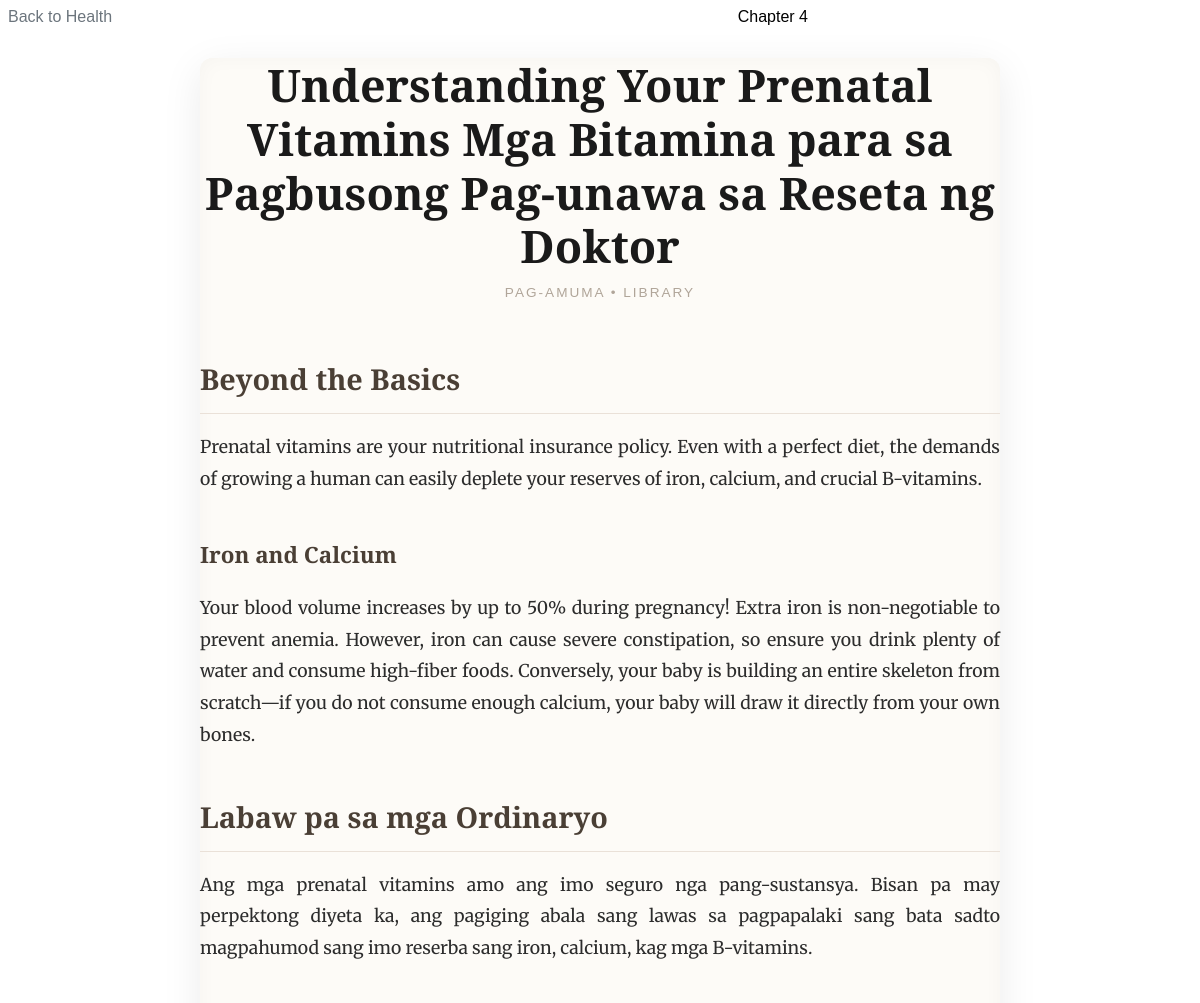
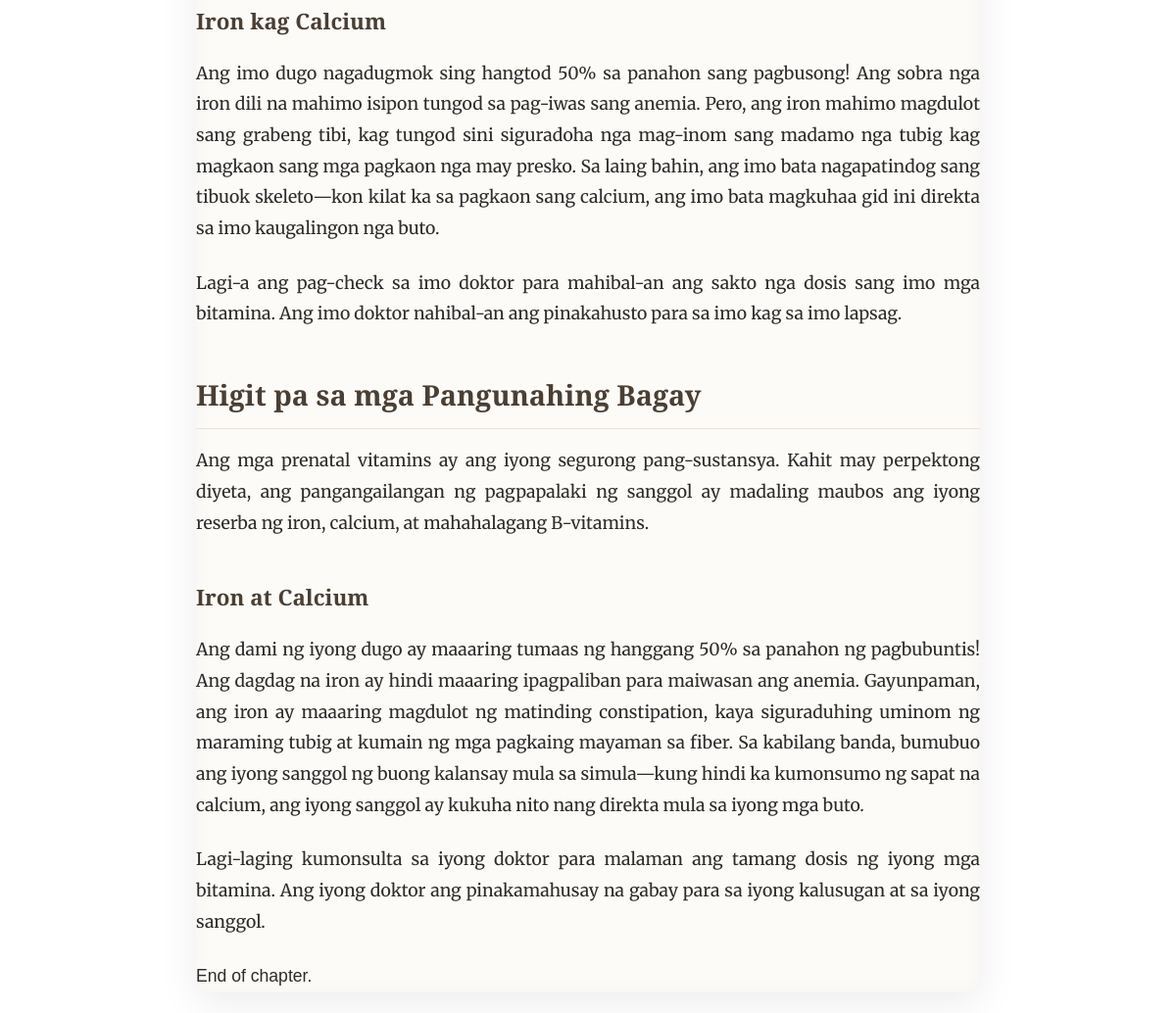
Screenshot of /mothers/pages/read_article.php?id=4 with the database file from the repository (2 pictures, top to bottom).
### tables this page shows
CREATE TABLE IF NOT EXISTS `educational_modules` (
  `id` INT AUTO_INCREMENT PRIMARY KEY,
  `category` ENUM('health', 'parenting', 'emotional') NOT NULL,
  `title_en` VARCHAR(255) NOT NULL,
  `title_hil` VARCHAR(255) NOT NULL,
  `title_tl` VARCHAR(255) NOT NULL,
  `content_en` MEDIUMTEXT NOT NULL,
  `content_hil` MEDIUMTEXT NOT NULL,
  `content_tl` MEDIUMTEXT NOT NULL,
  `created_at` TIMESTAMP DEFAULT CURRENT_TIMESTAMP
);

### mothers/pages/read_article.php (the view, shortened to what this page needs)
<?php
require_once __DIR__ . '/../../config/db.php';
$article_id = $_GET['id'] ?? null;
$stmt = $pdo->prepare("SELECT * FROM educational_modules WHERE id = ?");
$stmt->execute([$article_id]);
$article = $stmt->fetch();
?>
<div class="container py-2">
    <div class="book-header-nav max-w-800 mx-auto" style="max-width: 800px;">
        <a href="index.php?page=<?= htmlspecialchars($article['category']) == 'health' ? 'health_modules' : htmlspecialchars($article['category']) ?>" class="book-back-btn">
            <i class="fa-solid fa-arrow-left me-2"></i> <span data-i18n="back_to">Back to</span>
            <span data-i18n="menu_<?= htmlspecialchars($article['category']) ?>">
                <?= ucfirst(htmlspecialchars($article['category'])) ?>
            </span>
        </a>
        <div class="text-muted small font-outfit" style="font-family: 'Outfit', sans-serif;">
            <i class="fa-regular fa-bookmark me-1"></i> Chapter <?= $article['id'] ?>
        </div>
    </div>
    <div class="book-reader p-4 p-md-5">
        <h1 class="chapter-title">
            <span class="lang-en"><?= htmlspecialchars($article['title_en']) ?></span>
            <span class="lang-hil d-none"><?= htmlspecialchars($article['title_hil']) ?></span>
            <span class="lang-tl d-none"><?= htmlspecialchars($article['title_tl']) ?></span>
        </h1>
        <div class="chapter-subtitle">PAG-AMUMA • Library</div>
        <div class="content-body">
            <div class="lang-en"><?= $article['content_en'] ?></div>
            <div class="lang-hil d-none"><?= $article['content_hil'] ?></div>
            <div class="lang-tl d-none"><?= $article['content_tl'] ?></div>
        </div>
        <div class="mt-5 text-center">
            <p class="text-muted small mt-3" style="font-family: 'Outfit', sans-serif;">End of chapter.</p>
        </div>
    </div>
</div>

### mothers/pages/read_article.php (style rules this page uses)
.book-reader { background-color: #fdfbf7; font-family: 'Merriweather', 'Georgia', serif; color: #2c2c2c; line-height: 1.8; font-size: 1.1rem; max-width: 800px; margin: 0 auto; border-radius: 12px; box-shadow: inset 0 0 20px rgba(0,0,0,0.03), 0 10px 40px rgba(0,0,0,0.08); }
.book-reader h1.chapter-title { font-family: 'Playfair Display', 'Merriweather', serif; font-size: 2.8rem; font-weight: 700; text-align: center; color: #1a1a1a; margin-bottom: 0.5rem; line-height: 1.2; }
.book-reader .chapter-subtitle { font-family: 'Outfit', sans-serif; color: #b0a599; text-align: center; text-transform: uppercase; letter-spacing: 2px; font-size: 0.85rem; margin-bottom: 3rem; }
.book-reader h3, .book-reader h4 { font-family: 'Playfair Display', serif; color: #4a3f35; margin-top: 2.5rem; margin-bottom: 1rem; font-weight: 600; }
.book-reader h3 { font-size: 1.8rem; border-bottom: 1px solid #eae1d8; padding-bottom: 0.5rem; }
.book-reader h4 { font-size: 1.4rem; }
.book-reader p { text-align: justify; margin-bottom: 1.5rem; }
.book-header-nav { display: flex; justify-content: space-between; align-items: center; margin-bottom: 2rem; }
.book-back-btn { color: #6c757d; text-decoration: none; font-family: 'Outfit', sans-serif; font-weight: 500; transition: color 0.2s; }

### rows the page displays
educational_modules: category "Health", id "4", title_en "Understanding Your Prenatal Vitamins", title_hil "Mga Bitamina para sa Pagbusong", title_tl "Pag-unawa sa Reseta ng Doktor", content_en "Beyond the Basics Prenatal vitamins are your nutritional insurance policy. Even with a perfect diet, the demands of growing a human can easily deplete your reserves of iron, calcium, and crucial B-vitamins. Iron and Calcium Your blood volume increases by up to 50% during pregnancy! Extra iron is non-negotiable to prevent anemia. However, iron can cause severe constipation, so ensure you drink plenty of water and consume high-fiber foods. Conversely, your baby is building an entire skeleton from scratch—if you do not consume enough calcium, your baby will draw it directly from your own bones.", content_hil "Labaw pa sa mga Ordinaryo Ang mga prenatal vitamins amo ang imo seguro nga pang-sustansya. Bisan pa may perpektong diyeta ka, ang pagiging abala sang lawas sa pagpapalaki sang bata sadto magpahumod sang imo reserba sang iron, calcium, kag mga B-vitamins. Iron kag Calcium Ang imo dugo nagadugmok sing hangtod 50% sa panahon sang pagbusong! Ang sobra nga iron dili na mahimo isipon tungod sa pag-iwas sang anemia. Pero, ang iron mahimo magdulot sang grabeng tibi, kag tungod sini siguradoha nga mag-inom sang madamo nga tubig kag magkaon sang mga pagkaon nga may presko. Sa laing bahin, ang imo bata nagapatindog sang tibuok skeleto—kon kilat ka sa pagkaon sang calcium, ang imo bata magkuhaa gid ini…", content_tl "Higit pa sa mga Pangunahing Bagay Ang mga prenatal vitamins ay ang iyong segurong pang-sustansya. Kahit may perpektong diyeta, ang pangangailangan ng pagpapalaki ng sanggol ay madaling maubos ang iyong reserba ng iron, calcium, at mahahalagang B-vitamins. Iron at Calcium Ang dami ng iyong dugo ay maaaring tumaas ng hanggang 50% sa panahon ng pagbubuntis! Ang dagdag na iron ay hindi maaaring ipagpaliban para maiwasan ang anemia. Gayunpaman, ang iron ay maaaring magdulot ng matinding constipation, kaya siguraduhing uminom ng maraming tubig at kumain ng mga pagkaing mayaman sa fiber. Sa kabilang banda, bumubuo ang iyong sanggol ng buong kalansay mula sa simula—kung hindi ka kumonsumo ng sapat…"
